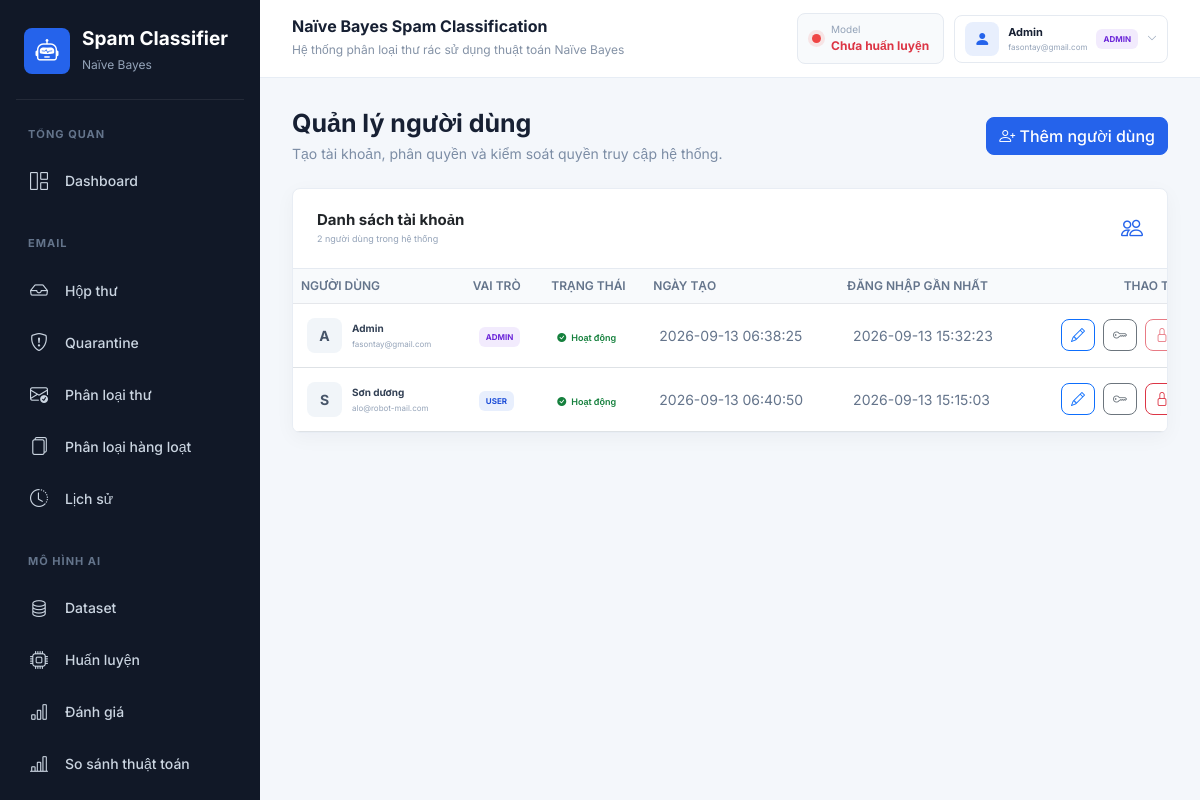
Page /users (signed in) on the earlier database version.
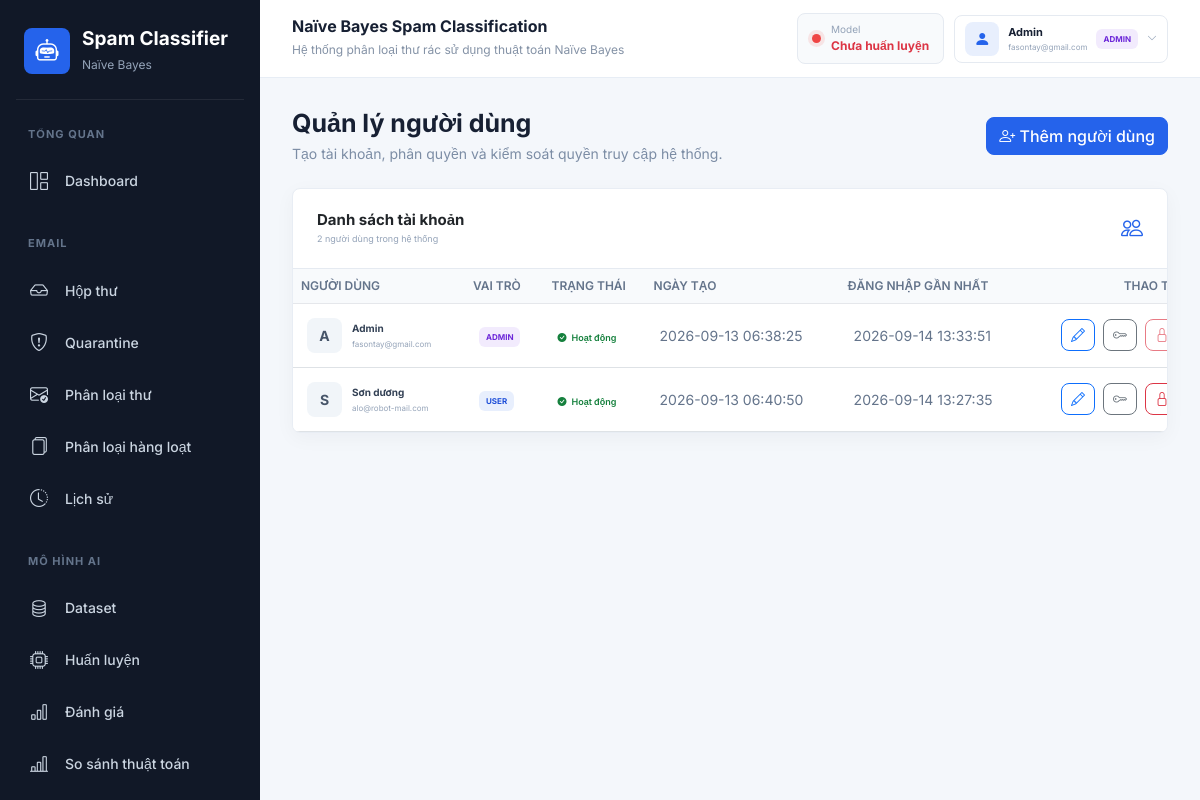
Same page on the later database version.
### tables this page shows
CREATE TABLE users (
                id INTEGER PRIMARY KEY AUTOINCREMENT,
                name TEXT NOT NULL,
                email TEXT NOT NULL UNIQUE,
                password_hash TEXT NOT NULL,
                role TEXT NOT NULL DEFAULT 'user'
                    CHECK (role IN ('admin', 'user')),
                is_active INTEGER NOT NULL DEFAULT 1,
                created_at TIMESTAMP NOT NULL DEFAULT CURRENT_TIMESTAMP,
                last_login TIMESTAMP
            );

### routes/admin_routes.py (the view)
@main_bp.route("/users")
@admin_required
def users():
    return render_template("users.html", users=get_all_users())

### templates/users.html (shortened to what this page needs)
{% extends "base.html" %}
{% block content %}
<div class="users-page-header">
    <div class="page-title mb-0"><h2>Quản lý người dùng</h2><p>Tạo tài khoản, phân quyền và kiểm soát quyền truy cập hệ thống.</p></div>
    <button type="button" class="btn btn-primary" data-bs-toggle="modal" data-bs-target="#createUserModal"><i class="bi bi-person-plus"></i> Thêm người dùng</button>
</div>
<div class="card users-table-card mt-4">
    <div class="card-body p-0">
        <div class="users-table-heading"><div><h4>Danh sách tài khoản</h4><p>{{ users|length }} người dùng trong hệ thống</p></div><i class="bi bi-people"></i></div>
        <div class="table-responsive">
            <table class="table users-table align-middle mb-0">
                <thead><tr><th>Người dùng</th><th>Vai trò</th><th>Trạng thái</th><th>Ngày tạo</th><th>Đăng nhập gần nhất</th><th class="text-end">Thao tác</th></tr></thead>
                <tbody>
                    {% for user in users %}
                    <tr>
                        <td><div class="users-identity"><span>{{ user['name'][0]|upper }}</span><div><strong>{{ user['name'] }}</strong><small>{{ user['email'] }}</small></div></div></td>
                        <td><span class="role-badge {{ user['role'] }}">{{ user['role']|upper }}</span></td>
                        <td>{% if user['is_active'] %}<span class="user-status active"><i class="bi bi-check-circle-fill"></i> Hoạt động</span>{% else %}<span class="user-status disabled"><i class="bi bi-slash-circle-fill"></i> Đã khóa</span>{% endif %}</td>
                        <td>{{ user['created_at'] }}</td>
                        <td>{{ user['last_login'] or 'Chưa đăng nhập' }}</td>
                        <td>
                            <div class="users-actions">
                                <button type="button" class="btn btn-sm btn-outline-primary btn-icon" data-bs-toggle="modal" data-bs-target="#editUser{{ user['id'] }}" title="Sửa người dùng" aria-label="Sửa người dùng {{ user['name'] }}"><i class="bi bi-pencil"></i></button>
                                <button type="button" class="btn btn-sm btn-outline-secondary btn-icon" data-bs-toggle="modal" data-bs-target="#resetPassword{{ user['id'] }}" title="Đặt lại mật khẩu" aria-label="Đặt lại mật khẩu cho {{ user['name'] }}"><i class="bi bi-key"></i></button>
                                <form method="POST" action="{{ url_for('toggle_user_active', user_id=user['id']) }}">
                                    <button type="submit" class="btn btn-sm btn-icon {% if user['is_active'] %}btn-outline-danger{% else %}btn-outline-success{% endif %}" title="{% if user['id']|string == current_user.id %}Không thể khóa tài khoản đang dùng{% elif user['is_active'] %}Khóa người dùng{% else %}Mở khóa người dùng{% endif %}" aria-label="{% if user['is_active'] %}Khóa{% else %}Mở khóa{% endif %} {{ user['name'] }}" {% if user['id']|string == current_user.id %}disabled{% endif %}>
                                        <i class="bi {% if user['is_active'] %}bi-lock{% else %}bi-unlock{% endif %}"></i>
                                    </button>
                                </form>
                            </div>
                        </td>
                    </tr>
                    {% else %}
                    <tr><td colspan="6" class="empty-state"><i class="bi bi-people"></i><p>Chưa có tài khoản.</p></td></tr>
                    {% endfor %}
                </tbody>
            </table>
        </div>
    </div>
</div>
{% endblock %}

### templates/base.html (shortened to what this page needs)
<!DOCTYPE html>
<html lang="vi">
<head>
    <link
        href="https://cdn.jsdelivr.net/npm/bootstrap@5.3.3/dist/css/bootstrap.min.css"
        rel="stylesheet"
    >
    <link
        rel="stylesheet"
        href="https://cdn.jsdelivr.net/npm/bootstrap-icons@1.11.3/font/bootstrap-icons.css"
    >
    <link
        rel="stylesheet"
        href="{{ url_for('static', filename='css/style.css') }}"
    >
</head>
<body>
<div class="app-wrapper">
    <aside class="sidebar" id="appSidebar">
        <div class="sidebar-brand">
            <div class="brand-icon">
                <i class="bi bi-robot"></i>
            </div>
            <div>
                <h4>Spam Classifier</h4>
                <span>Naïve Bayes</span>
            </div>
        </div>
        <nav class="sidebar-nav" aria-label="Điều hướng chính">
            <div class="sidebar-section-title">TỔNG QUAN</div>
            <a
                href="{{ url_for('index') }}"
                class="sidebar-link {% if request.endpoint == 'index' %}active{% endif %}"
            >
                <i class="bi bi-grid-1x2"></i>
                <span>Dashboard</span>
            </a>
            <div class="sidebar-section-title">EMAIL</div>
            <a
                href="{{ url_for('mail') }}"
                class="sidebar-link {% if request.endpoint in ['mail', 'mail_message_detail', 'submit_mail_feedback', 'connect_imap', 'connect_google', 'google_callback', 'sync_mail_account', 'disconnect_mail_account'] %}active{% endif %}"
            >
                <i class="bi bi-inbox"></i>
                <span>Hộp thư</span>
            </a>
            <a
                href="{{ url_for('quarantine') }}"
                class="sidebar-link {% if request.endpoint == 'quarantine' %}active{% endif %}"
            >
                <i class="bi bi-shield-exclamation"></i>
                <span>Quarantine</span>
            </a>
            <a
                href="{{ url_for('predict') }}"
                class="sidebar-link {% if request.endpoint == 'predict' %}active{% endif %}"
            >
                <i class="bi bi-envelope-check"></i>
                <span>Phân loại thư</span>
            </a>
            <a
                href="{{ url_for('batch_predict') }}"
                class="sidebar-link {% if request.endpoint in ['batch_predict', 'download_batch_result'] %}active{% endif %}"
            >
                <i class="bi bi-files"></i>
                <span>Phân loại hàng loạt</span>
            </a>
            <a
                href="{{ url_for('history') }}"
                class="sidebar-link {% if request.endpoint in ['history', 'delete_history', 'delete_all_history'] %}active{% endif %}"
            >
                <i class="bi bi-clock-history"></i>
                <span>Lịch sử</span>
            </a>
            <div class="sidebar-section-title">MÔ HÌNH AI</div>
            {% if current_user.role == 'admin' %}
            <a
                href="{{ url_for('dataset') }}"
                class="sidebar-link {% if request.endpoint in ['dataset', 'add_dataset', 'delete_dataset', 'import_dataset'] %}active{% endif %}"
            >
                <i class="bi bi-database"></i>
                <span>Dataset</span>
            </a>
            <a
                href="{{ url_for('train') }}"
                class="sidebar-link {% if request.endpoint == 'train' %}active{% endif %}"
            >
                <i class="bi bi-cpu"></i>
                <span>Huấn luyện</span>
            </a>
            <a
                href="{{ url_for('evaluate') }}"
                class="sidebar-link {% if request.endpoint == 'evaluate' %}active{% endif %}"
            >
                <i class="bi bi-bar-chart"></i>
                <span>Đánh giá</span>
            </a>
            <a
                href="{{ url_for('compare') }}"
                class="sidebar-link {% if request.endpoint == 'compare' %}active{% endif %}"
            >
                <i class="bi bi-bar-chart-line"></i>
                <span>So sánh thuật toán</span>
            </a>
            <a
                href="{{ url_for('model_versions') }}"
                class="sidebar-link {% if request.endpoint in ['model_versions', 'rollback_model_version'] %}active{% endif %}"
            >
            </a>
            {% endif %}
        </nav>
    </aside>
    <main class="main-content">
        <header class="topbar">
            <div class="topbar-heading">
                <div class="topbar-title">
                    <h5>Naïve Bayes Spam Classification</h5>
                    <span>Hệ thống phân loại thư rác sử dụng thuật toán Naïve Bayes</span>
                </div>
            </div>
            <div class="topbar-actions">
            <div class="model-status" aria-live="polite">
                {% if not global_model_status.trained %}
                    <span class="status-dot danger"></span>
                    <div>
                        <small>Model</small>
                        <strong class="text-danger">Chưa huấn luyện</strong>
                    </div>
                {% elif global_model_status.outdated %}
                    <span class="status-dot warning"></span>
                    <div>
                        <small>Model</small>
                        <strong class="status-warning-text">Cần Train lại</strong>
                    </div>
                {% else %}
                    <span class="status-dot success"></span>
                    <div>
                        <small>Model</small>
                        <strong class="text-success">Ready</strong>
                    </div>
                {% endif %}
            </div>
            <div class="dropdown user-menu">
                <button
                    class="user-menu-toggle"
                    type="button"
                    data-bs-toggle="dropdown"
                    aria-expanded="false"
                    title="Tài khoản"
                >
                    <span class="user-avatar"><i class="bi bi-person-fill"></i></span>
                    <span class="user-menu-name">
                        <strong>{{ current_user.name }}</strong>
                        <small>{{ current_user.email }}</small>
                    </span>
                    <span class="role-badge {{ current_user.role }}">{{ current_user.role|upper }}</span>
                    <i class="bi bi-chevron-down user-menu-arrow"></i>
                </button>
            </div>
            </div>
        </header>
        <section class="page-content">
            {% block content %}{% endblock %}
        </section>
    </main>
</div>
</body>
</html>

Differences in the rows shown:
changed users "Admin": last_login "2026-09-13 15:32:23" → "2026-09-14 13:33:51"
changed users "Sơn dương": last_login "2026-09-13 15:15:03" → "2026-09-14 13:27:35"
